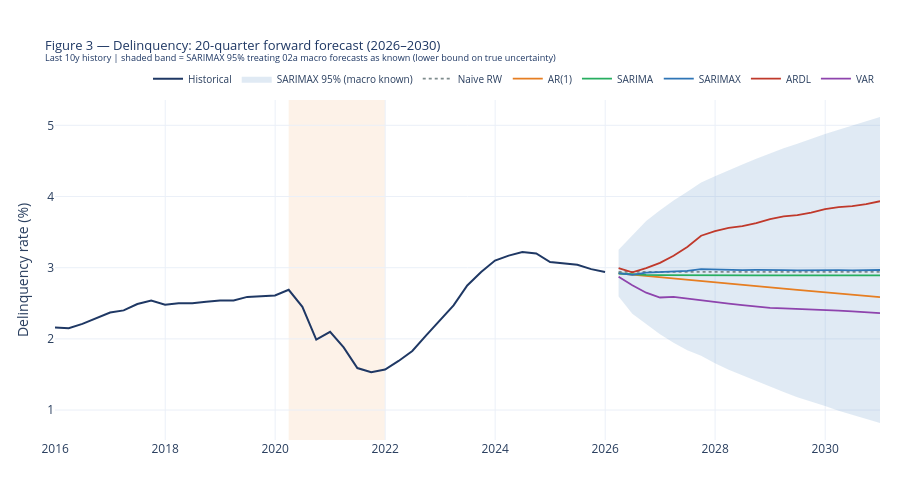

Notebook cell for this chart:
### Code cell
# Figure 3 — forward forecasts (last 10y history + 20q horizon), SARIMAX band shown
hist_tail = y_full.dropna()
cutoff = hist_tail.index[-1] - pd.DateOffset(years=10)
hist_tail = hist_tail[hist_tail.index >= cutoff]

fig = go.Figure()
fig.add_vrect(x0=COVID_START, x1=COVID_END, fillcolor=AMBER, opacity=0.10, layer='below', line_width=0)
fig.add_trace(go.Scatter(x=hist_tail.index, y=hist_tail.values, mode='lines',
                         line=dict(color=NAVY, width=2.0), name='Historical'))

# SARIMAX 95% band (conditional mean only; see caveat)
fig.add_trace(go.Scatter(x=list(fc_idx) + list(fc_idx[::-1]),
                         y=list(ci_hi['SARIMAX']) + list(ci_lo['SARIMAX'][::-1]),
                         fill='toself', fillcolor='rgba(46,117,182,0.15)',
                         line=dict(width=0), hoverinfo='skip', showlegend=True,
                         name='SARIMAX 95% (macro known)'))
for m in MODELS:
    fig.add_trace(go.Scatter(x=fc_idx, y=forward[m].values, mode='lines',
                             line=dict(color=colmap[m], width=1.8,
                                       dash='dot' if m == 'Naive RW' else 'solid'),
                             name=m))
fig.update_layout(
    title=dict(text='Figure 3 — Delinquency: 20-quarter forward forecast (2026–2030)<br>'
                    '<sup>Last 10y history | shaded band = SARIMAX 95% treating 02a macro '
                    'forecasts as known (lower bound on true uncertainty)</sup>',
               font=dict(size=13, color=NAVY)),
    template=TEMPLATE, height=480, yaxis_title='Delinquency rate (%)',
    legend=dict(orientation='h', yanchor='bottom', y=1.02, xanchor='right', x=1, font=dict(size=10)),
    margin=dict(t=100, b=40, l=55, r=20))
fig.show()
